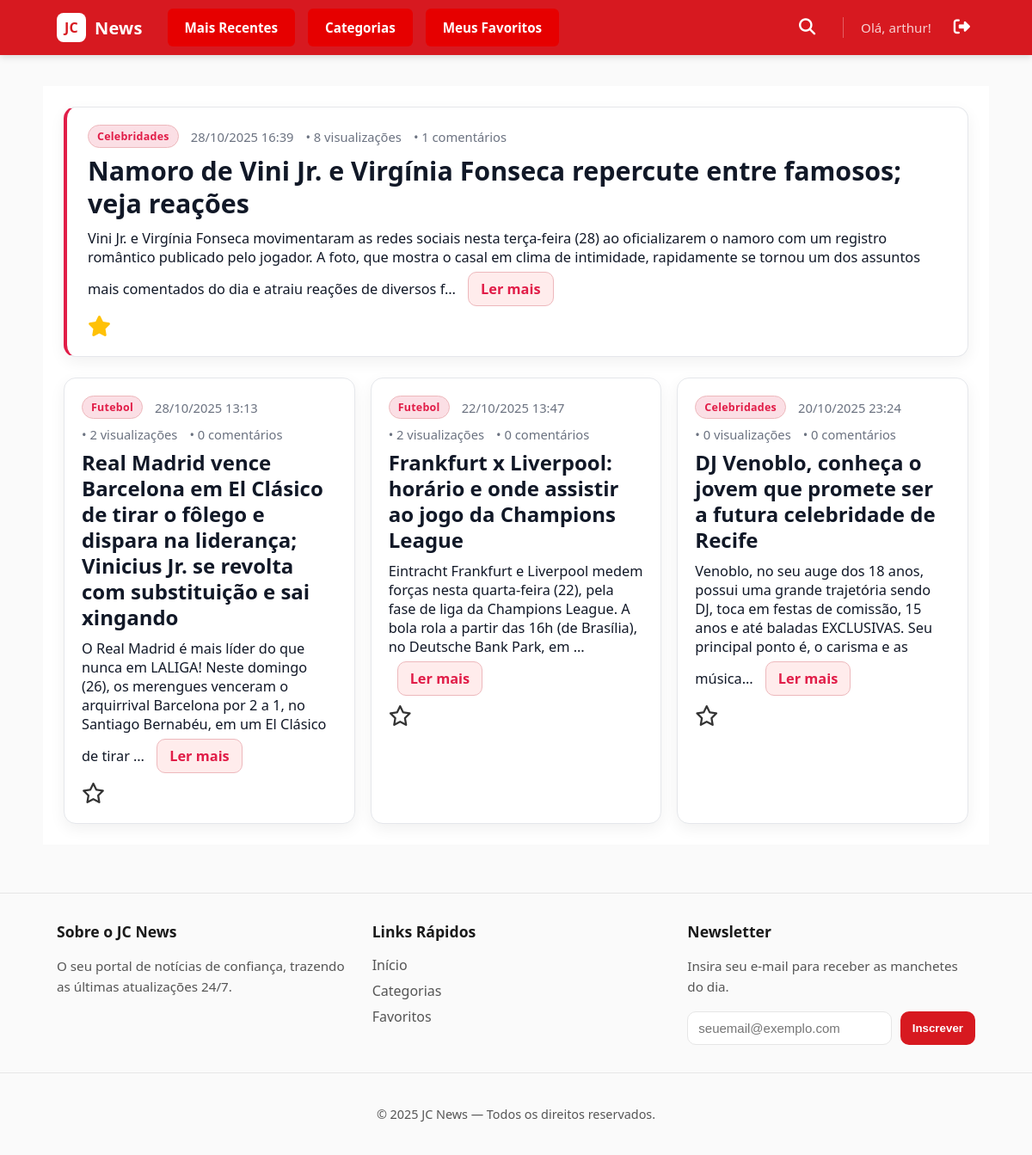
/ (signed in), run on the app's committed database.
### app1/models.py (models this page shows, shortened)
class Noticia(models.Model):
    titulo = models.CharField(max_length=255)
    conteudo = models.TextField()
    data_publicacao = models.DateTimeField(auto_now_add=True)
    categoria = models.ForeignKey(
        Categoria, on_delete=models.SET_NULL, null=True, blank=True, related_name='noticias'
    )
    visualizacoes = models.PositiveIntegerField(default=0)
    favoritos = models.ManyToManyField(
        User,
        related_name='noticias_favoritas',
        blank=True
    )
    usuarios_que_visitaram = models.ManyToManyField(
        User,
        related_name='noticias_visualizadas',
        blank=True
    )

class Categoria(models.Model):
    nome = models.CharField(max_length=100, unique=True)

### app1/views.py (the view)
# urls.py: path("", HomeView.as_view(), name="home"),
class HomeView(View):
    def get(self, request):
        noticias = Noticia.objects.order_by('-data_publicacao')
        favoritos_ids = []
        if request.user.is_authenticated:
            favoritos_ids = request.user.noticias_favoritas.values_list('id', flat=True)
        context = {
            "form": SubscriptionForm(),
            "noticias": noticias,
            "favoritos_ids": favoritos_ids,
        }
        return render(request, "app1/home.html", context)

### app1/forms.py
class SubscriptionForm(forms.ModelForm):
    class Meta:
        model = NewsletterSubscription
        fields = ["email"]
        widgets = {
            "email": forms.EmailInput(
                attrs={
                    "placeholder": "seuemail@exemplo.com",
                    "required": True,
                    "class": "form-control",
                }
            )
        }

### app1/templates/app1/home.html (shortened to what this page needs)
{% extends 'app1/base.html' %}
{% load static %}
{% block content %}
<link rel="stylesheet" href="{% static 'app1/css/news.css' %}">
<section class="container">
  {% if query %}
    <h1>Resultados para “{{ query }}”</h1>
    {% if results and results|length %}
      <ul>
        {% for r in results %}
          <li>{{ r }}</li>
        {% endfor %}
      </ul>
    {% else %}
      <p>Nenhum resultado encontrado.</p>
    {% endif %}
  {% else %}
    {% if noticias %}
      {% with noticia_principal=noticias.0 %}
        <article class="noticia noticia--principal" id="noticia-{{ noticia_principal.id }}">
          <header class="noticia__cabecalho">
            {% if noticia_principal.categoria %}
              <span class="noticia__categoria">{{ noticia_principal.categoria.nome }}</span>
            {% endif %}
            <time datetime="{{ noticia_principal.data_publicacao|date:'c' }}">
              {{ noticia_principal.data_publicacao|date:"d/m/Y H:i" }}
            </time>
            <span>• {{ noticia_principal.visualizacoes }} visualizações</span>
            <span>• {{ noticia_principal.comentarios.count }} comentários</span>
          </header>
          <h2 class="noticia__titulo">{{ noticia_principal.titulo }}</h2>
          <div class="noticia__conteudo">
            {{ noticia_principal.conteudo|truncatechars:300 }}
            <a class="ler__mais" href="{% url 'app1:detalhe_noticia' noticia_principal.pk %}">Ler mais</a>
          </div>
          <div class="noticia__acoes">
              <form action="{% url 'app1:favoritar_noticia_view' noticia_principal.pk %}" method="POST" style="display:inline;">
                <button type="submit" class="btn-favorito {% if noticia_principal.id in favoritos_ids %}favoritado{% endif %}" aria-label="Favoritar">
                  {% if noticia_principal.id in favoritos_ids %}
                    <i class="fa-solid fa-star"></i>
                  {% else %}
                    <i class="fa-regular fa-star"></i>
                  {% endif %}
                </button>
              </form>
          </div>
        </article>
      {% endwith %}
      <section class="grid-noticias" aria-label="Mais notícias">
        {% for noticia in noticias|slice:"1:" %}
          <article class="noticia" id="noticia-{{ noticia.id }}">
            <header class="noticia__cabecalho">
              {% if noticia.categoria %}
                <span class="noticia__categoria">{{ noticia.categoria.nome }}</span>
              {% endif %}
              <time datetime="{{ noticia.data_publicacao|date:'c' }}">
                {{ noticia.data_publicacao|date:"d/m/Y H:i" }}
              </time>
              <span>• {{ noticia.visualizacoes }} visualizações</span>
              <span>• {{ noticia.comentarios.count }} comentários</span>
            </header>
            <h3 class="noticia__titulo">{{ noticia.titulo }}</h3>
            <div class="noticia__conteudo">
              {{ noticia.conteudo|truncatechars:180 }}
              <a class="ler__mais" href="{% url 'app1:detalhe_noticia' noticia.pk %}">Ler mais</a>
            </div>
            <div class="noticia__acoes">
              {% if user.is_authenticated %}
                <form action="{% url 'app1:favoritar_noticia_view' noticia.pk %}" method="POST" style="display:inline;">
                  <button type="submit" class="btn-favorito {% if noticia.id in favoritos_ids %}favoritado{% endif %}" aria-label="Favoritar">
                    {% if noticia.id in favoritos_ids %}
                      <i class="fa-solid fa-star"></i>
                    {% else %}
                      <i class="fa-regular fa-star"></i>
                    {% endif %}
                  </button>
                </form>
              {% endif %}
            </div>
          </article>
        {% endfor %}
      </section>
    {% else %}
      <h1>Bem-vindo ao site do Jc desenvolvido pelo grupo 13</h1>
      <p>Assim que os models de notícia estiverem prontos, listaremos aqui.</p>
    {% endif %}
  {% endif %}
</section>
{% endblock %}

### app1/templates/app1/base.html (shortened to what this page needs)
{% load static %}
<!DOCTYPE html>
<html lang="pt-br">
<head>
  <link rel="stylesheet" href="{% static 'app1/css/style.css' %}">
  <link rel="stylesheet" href="https://cdnjs.cloudflare.com/ajax/libs/font-awesome/6.5.1/css/all.min.css">
  <link rel="stylesheet" href="https://cdn.jsdelivr.net/npm/bootstrap-icons@1.11.3/font/bootstrap-icons.min.css">
</head>
<body>
  <header class="site-header">
    <div class="header-container header-content container">
      <a href="{% url 'app1:home' %}" class="brand" aria-label="Página Inicial">
        <span class="logo-mark">JC</span>
        <span class="logo-text">News</span>
      </a>
      <nav class="main-nav">
        <a class="nav-btn" href="{% url 'app1:home' %}">Mais Recentes</a>
        <a class="nav-btn" href="{% url 'app1:categorias' %}">Categorias</a>
        <a class="nav-btn" href="{% url 'app1:meus_favoritos' %}">Meus Favoritos</a>
      </nav>
      <div class="header-actions">
        <div class="search-wrapper">
          <button id="search-toggle" class="search-icon-btn" aria-label="Abrir busca">
            <i class="fa fa-search"></i>
          </button>
        </div>
        <div class="user-auth-links">
          {% if user.is_authenticated %}
            <span class="welcome-message">Olá, {{ user.username }}!</span>
            <form action="{% url 'logout' %}" method="post" class="logout-form" title="Sair">
              <button type="submit" class="auth-link logout-link" aria-label="Sair">
                <i class="fa-solid fa-right-from-bracket"></i>
              </button>
            </form>
          {% else %}
            <a href="{% url 'login' %}" class="auth-link">Login</a>
            <a href="{% url 'register' %}" class="auth-link register-link">Criar Conta</a>
          {% endif %}
        </div>
      </div>
    </div>
  </header>
  <main class="container page-content">
    {% block content %}{% endblock %}
  </main>
  <footer class="site-footer">
    <div class="footer-container container">
      <div class="footer-col">
        <h4>Sobre o JC News</h4>
        <p>O seu portal de notícias de confiança, trazendo as últimas atualizações 24/7.</p>
      </div>
      <div class="footer-col">
        <h4>Links Rápidos</h4>
        <ul class="footer-links">
          <li><a href="{% url 'app1:home' %}">Início</a></li>
          <li><a href="{% url 'app1:categorias' %}">Categorias</a></li>
          <li><a href="{% url 'app1:meus_favoritos' %}">Favoritos</a></li>
        </ul>
      </div>
      <div class="footer-col">
        <h4>Newsletter</h4>
        <p>Insira seu e-mail para receber as manchetes do dia.</p>
        {% if form %}
          <form action="{% url 'app1:subscribe' %}" method="post" class="footer-subscribe-form">
            {{ form.email }}
            <button type="submit" class="btn-primary">Inscrever</button>
          </form>
        {% endif %}
      </div>
    </div>
    <div class="footer-bottom">
      <p>&copy; {% now "Y" %} JC News — Todos os direitos reservados.</p>
    </div>
  </footer>
</body>
</html>

### app1/static/app1/css/style.css (style rules this page uses)
:root { --red:#d71920; --red-dark:#b1151b; --bg:#ffffff; --ink:#1a1a1a; --ink-weak:#555; --border:#e6e6e6; --bg-soft: #fafafa; }
* { box-sizing:border-box }
html,body { margin:0;padding:0;background:var(--bg-soft);color:var(--ink);font-family:system-ui,-apple-system,Segoe UI,Roboto,Ubuntu,Cantarell,"Helvetica Neue",Arial,sans-serif; min-height: 100vh; display: flex; flex-direction: column; }
.container { max-width:1100px;margin:0 auto;padding:0 16px }
a { text-decoration: none; }
.site-header { background:var(--red);color:#fff;position:sticky;top:0;z-index:100; box-shadow: 0 2px 8px rgba(0,0,0,.15); }
.header-content { display:flex;align-items:center;justify-content:space-between;height:64px; gap: 1.5rem; }
.brand { display:flex;align-items:center;gap:10px;text-decoration:none;color:#fff;font-weight:700;letter-spacing:.2px }
.logo-mark { display:inline-grid;place-items:center;width:34px;height:34px;border-radius:8px;background:#fff;color:var(--red);font-weight:900 }
.logo-text { font-size:20px }
.main-nav { display: flex; gap: 5px; }
.nav-btn { display: inline-block; padding: 10px 18px; margin: 0 5px; background-color: #e60000; color: #fff; font-weight: 600; font-size: 0.95rem; text-decoration: none; border-radius: 6px; transition: all 0.25s ease-in-out; border: 2px solid transparent; }
.header-actions { display: flex; align-items: center; gap: 1.5rem; margin-left: auto; }
.user-auth-links { display: flex; align-items: center; gap: 1.25rem; padding-left: 1.25rem; border-left: 1px solid rgba(255,255,255,.3); font-size: 0.95rem; font-weight: 500; }
.user-auth-links .welcome-message { color: rgba(255,255,255,.8); white-space: nowrap; }
.user-auth-links .auth-link { color: #fff; text-decoration: none; font-weight: 600; white-space: nowrap; }
.page-content { padding:24px 0; flex-grow: 1; }
.btn-primary { padding:10px 14px;border:none;border-radius:10px;background:var(--red);color:#fff;font-weight:600;cursor:pointer }
.site-footer { border-top:1px solid var(--border); padding: 32px 0 0 0; background:var(--bg-soft); color:var(--ink-weak); margin-top: 32px; }
.footer-container { display: grid; grid-template-columns: repeat(auto-fit, minmax(250px, 1fr)); gap: 2rem; }
.footer-col h4 { font-size: 1.1rem; font-weight: 700; color: var(--ink); margin-top: 0; margin-bottom: 1rem; }
.footer-col p { font-size: 0.95rem; margin-bottom: 1rem; line-height: 1.6; }
.footer-links { list-style: none; padding: 0; margin: 0; }
.footer-links li { margin-bottom: 0.5rem; }
.footer-links a { color: var(--ink-weak); text-decoration: none; }
.footer-subscribe-form { display: grid; grid-template-columns: 1fr auto; gap: 10px; margin-top: 1rem; }
.footer-subscribe-form input[type="email"] { padding: 10px 12px; border: 1px solid var(--border); border-radius: 10px; font-size: 15px; width: 100%; background: var(--bg); color: var(--ink); }
.footer-bottom { border-top: 1px solid var(--border); margin-top: 2rem; padding: 1.5rem 1.5rem; text-align: center; font-size: 0.9rem; color: var(--ink-weak); }
.logout-form { display: inline; }
.logout-form button { background: none; border: none; color: #ff4b4b; cursor: pointer; font-size: 1.2rem; transition: opacity 0.2s; }
.search-wrapper { position: relative; display: flex; align-items: center; }
.search-icon-btn { background: none; border: none; color: #fff; cursor: pointer; font-size: 1.2rem; padding: 8px; transition: transform 0.2s ease; }

### data on the page
Noticia: categoria.nome "Celebridades", data_publicacao "28/10/2025 16:39", visualizacoes "8", comentarios.count "1", titulo "Namoro de Vini Jr. e Virgínia Fonseca repercute entre famosos; veja reações", conteudo "Vini Jr. e Virgínia Fonseca movimentaram as redes sociais nesta terça-feira (28) ao oficializarem o namoro com um registro romântico publicado pelo jogador. A foto, que mostra o casal em clima de intimidade, rapidamente se tornou um dos assuntos mais comentados do dia e atraiu reações de diversos f…"
Noticia: categoria.nome "Futebol", data_publicacao "28/10/2025 13:13", visualizacoes "2", comentarios.count "0", titulo "Real Madrid vence Barcelona em El Clásico de tirar o fôlego e dispara na liderança; Vinicius Jr. se revolta com substituição e sai xingando", conteudo "O Real Madrid é mais líder do que nunca em LALIGA! Neste domingo (26), os merengues venceram o arquirrival Barcelona por 2 a 1, no Santiago Bernabéu, em um El Clásico de tirar …"
Noticia: categoria.nome "Futebol", data_publicacao "22/10/2025 13:47", visualizacoes "2", comentarios.count "0", titulo "Frankfurt x Liverpool: horário e onde assistir ao jogo da Champions League", conteudo "Eintracht Frankfurt e Liverpool medem forças nesta quarta-feira (22), pela fase de liga da Champions League. A bola rola a partir das 16h (de Brasília), no Deutsche Bank Park, em …"
Noticia: categoria.nome "Celebridades", data_publicacao "20/10/2025 23:24", visualizacoes "0", comentarios.count "0", titulo "DJ Venoblo, conheça o jovem que promete ser a futura celebridade de Recife", conteudo "Venoblo, no seu auge dos 18 anos, possui uma grande trajetória sendo DJ, toca em festas de comissão, 15 anos e até baladas EXCLUSIVAS. Seu principal ponto é, o carisma e as música…"

### other printed values
{{ user.username }} "arthur"
